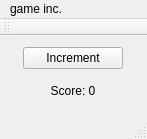
<?xml version="1.0" encoding="UTF-8"?>
<ui version="4.0">
 <class>MainWindow</class>
 <widget class="QMainWindow" name="MainWindow">
  <property name="geometry">
   <rect>
    <x>0</x>
    <y>0</y>
    <width>147</width>
    <height>139</height>
   </rect>
  </property>
  <property name="windowTitle">
   <string>MainWindow</string>
  </property>
  <widget class="QWidget" name="centralWidget">
   <layout class="QGridLayout" name="gridLayout">
    <item row="0" column="0">
     <widget class="QPushButton" name="pbtnIncrement">
      <property name="maximumSize">
       <size>
        <width>100</width>
        <height>16777215</height>
       </size>
      </property>
      <property name="text">
       <string>Increment</string>
      </property>
     </widget>
    </item>
    <item row="1" column="0">
     <widget class="QLabel" name="lScore">
      <property name="text">
       <string>Score: 0</string>
      </property>
      <property name="alignment">
       <set>Qt::AlignCenter</set>
      </property>
     </widget>
    </item>
   </layout>
  </widget>
  <widget class="QMenuBar" name="menuBar">
   <property name="geometry">
    <rect>
     <x>0</x>
     <y>0</y>
     <width>147</width>
     <height>22</height>
    </rect>
   </property>
   <widget class="QMenu" name="menuGame_inc">
    <property name="title">
     <string>game inc.</string>
    </property>
   </widget>
   <addaction name="menuGame_inc"/>
  </widget>
  <widget class="QToolBar" name="mainToolBar">
   <attribute name="toolBarArea">
    <enum>TopToolBarArea</enum>
   </attribute>
   <attribute name="toolBarBreak">
    <bool>false</bool>
   </attribute>
  </widget>
  <widget class="QStatusBar" name="statusBar"/>
 </widget>
 <layoutdefault spacing="6" margin="11"/>
 <resources/>
 <connections/>
</ui>
